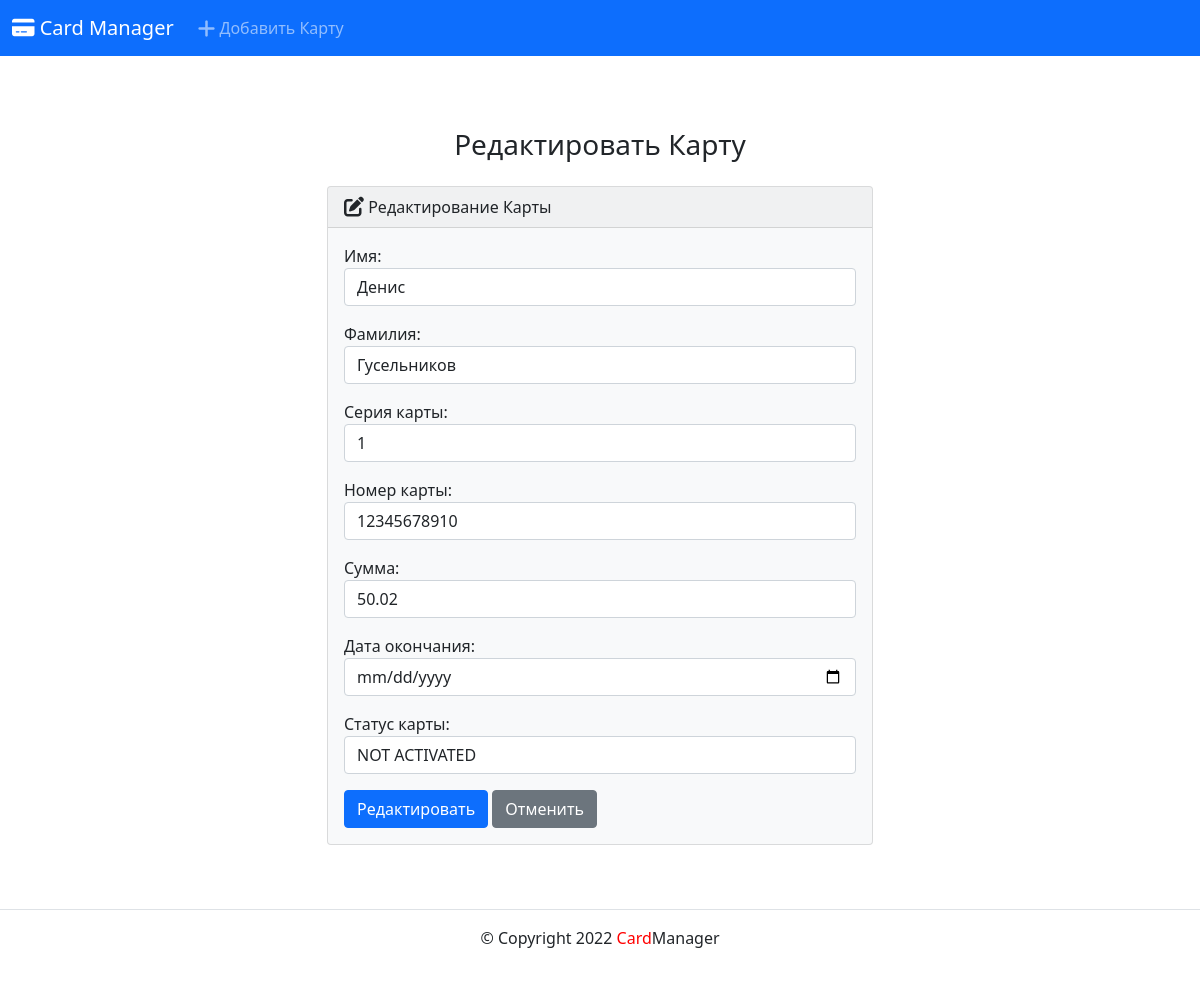
The app's page /edit_card/1/ with its own data.
### cards/models.py (models this page shows, shortened)
class Cards(models.Model):
    STATUS = [
     ('ACTIVATED', 'ACTIVATED'),
     ('NOT ACTIVATED', 'NOT ACTIVATED'),
     ('EXPIRED', 'EXPIRED'),
    ]
    first_name = models.CharField(max_length=100)
    last_name = models.CharField(max_length=100)
    card_series = models.PositiveIntegerField()
    number_card = models.CharField(max_length=16)
    amount = models.DecimalField(max_digits=4, decimal_places=2)
    data_created = models.DateTimeField(auto_now_add=True)
    data_end = models.DateTimeField()
    status = models.CharField(choices=STATUS, default='ACTIVATED', max_length=100)

### cards/views.py (the view)
# urls.py: path('edit_card/<int:id>/', views.edit_card, name='edit_card'),
def edit_card(request, id):
    if request.method == 'POST':
        card = Cards.objects.get(pk=id)
        form = CardForm(request.POST, instance=card)
        if form.is_valid():
            form.save()
            return render(request, 'cards/edit_card.html', {
                'form': form,
                'success': True})
    else:
        card = Cards.objects.get(pk=id)
        form = CardForm(instance=card)
    return render(request, 'cards/edit_card.html', {
                'form': form})

### cards/forms.py
class CardForm(forms.ModelForm):
    class Meta:
        model = Cards
        fields = '__all__'
        labels = {
            'first_name': 'Имя',
            'last_name': 'Фамилия',
            'card_series': 'Серия карты',
            'number_card': 'Номер карты',
            'amount': 'Сумма',
            'data_end': 'Дата окончания',
            'status': 'Статус карты'
        }
        widgets = {
            'first_name': forms.TextInput(attrs={'class': 'form-control'}),
            'last_name': forms.TextInput(attrs={'class': 'form-control'}),
            'card_series': forms.NumberInput(attrs={'class': 'form-control'}),
            'number_card': forms.NumberInput(attrs={'class': 'form-control'}),
            'amount': forms.NumberInput(attrs={'class': 'form-control'}),
            'data_end': DateInput(attrs={'class': 'form-control'}),
            'status': forms.Select(attrs={'class': 'form-control'})
        }

### cards/templates/cards/edit_card.html (shortened to what this page needs)
{% extends 'base.html' %}
{% block content %}
  <h3 class="text-center m-4">Редактировать Карту</h3>
  {% if success %}
    <div class="alert alert-success" role="alert">
      Новая карта обнавлена успешно.
      <a href="{% url 'cards:index' %}" class="alert-link">Перейти на главную страницу.</a>
    </div>
  {% else %}
    <div class="row justify-content-center">
      <div class="col-6">
        <div class="card bg-light mb-3">
          <div class="card-header">
            <i class="fa-solid fa-pen-to-square fa-lg"></i> Редактирование Карты
          </div>
          <div class="card-body">
            <form action="" method="POST">
              {{ form.as_p }}
              <button type="submit" class="btn btn-primary">Редактировать</button>
              <a href="{% url 'cards:index' %}" class="btn btn-secondary">Отменить</a>
            </form>
          </div>
        </div>
      </div>
    </div>
  {% endif %}
{% endblock %}

### records on screen
Cards: first_name "Денис", last_name "Гусельников", card_series "1", number_card "12345678910", amount "50.02", status "NOT ACTIVATED"
